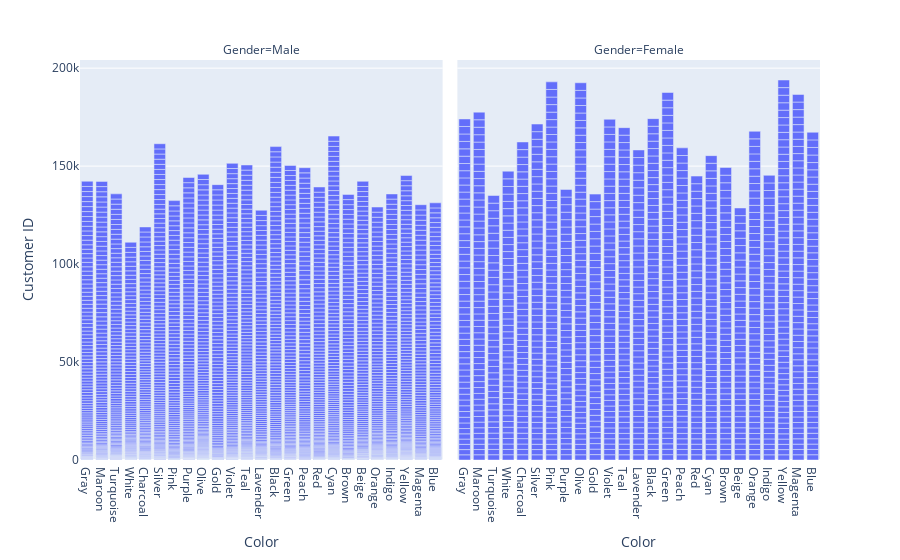

The notebook cell saved with this chart:
### Code cell
px.bar(df, x='Color', y='Customer ID', facet_col='Gender')

### Figure 1 — Plotly figure (JSON) as saved in the notebook; plotly's stock layout.template omitted (floating-point values rounded to 4 significant figures; data arrays with more than 128 entries replaced by an {"elided": "..."} marker saying what was removed)
{"data": [{"alignmentgroup": "True", "hovertemplate": "Gender=Male<br>Color=%{x}<br>Customer ID=%{y}<extra></extra>", "legendgroup": "", "marker": {"color": "#636efa", "pattern": {"shape": ""}}, "name": "", "offsetgroup": "", "orientation": "v", "showlegend": false, "textposition": "auto", "type": "bar", "x": {"elided": "2652 str values"}, "xaxis": "x", "y": {"elided": "2652 int values"}, "yaxis": "y"}, {"alignmentgroup": "True", "hovertemplate": "Gender=Female<br>Color=%{x}<br>Customer ID=%{y}<extra></extra>", "legendgroup": "", "marker": {"color": "#636efa", "pattern": {"shape": ""}}, "name": "", "offsetgroup": "", "orientation": "v", "showlegend": false, "textposition": "auto", "type": "bar", "x": {"elided": "1248 str values"}, "xaxis": "x2", "y": {"elided": "1248 int values"}, "yaxis": "y2"}], "layout": {"annotations": [{"font": {}, "showarrow": false, "text": "Gender=Male", "x": 0.245, "xanchor": "center", "xref": "paper", "y": 1, "yanchor": "bottom", "yref": "paper"}, {"font": {}, "showarrow": false, "text": "Gender=Female", "x": 0.755, "xanchor": "center", "xref": "paper", "y": 1, "yanchor": "bottom", "yref": "paper"}], "barmode": "relative", "legend": {"tracegroupgap": 0}, "margin": {"t": 60}, "xaxis": {"anchor": "y", "domain": [0, 0.49], "title": {"text": "Color"}}, "xaxis2": {"anchor": "y2", "domain": [0.51, 1], "matches": "x", "title": {"text": "Color"}}, "yaxis": {"anchor": "x", "domain": [0, 1], "title": {"text": "Customer ID"}}, "yaxis2": {"anchor": "x2", "domain": [0, 1], "matches": "y", "showticklabels": false}}}
